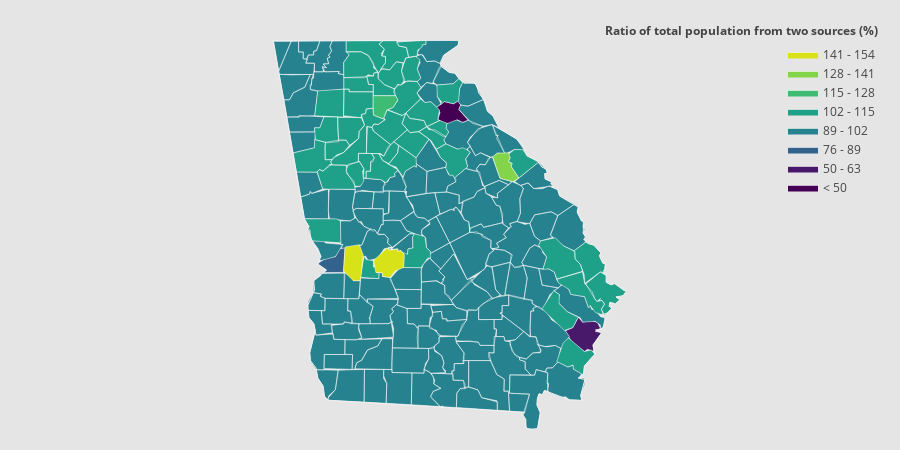

Source (notebook cell):
### Markdown cell above
<br><hr><br>

### Code cell
make_plot(fips, values, num_bins, title)

### Figure 1 — Plotly figure (JSON) as saved in the notebook; plotly's stock layout.template omitted (floating-point values rounded to 4 significant figures; data arrays with more than 128 entries replaced by an {"elided": "..."} marker saying what was removed)
{"data": [{"fill": "toself", "fillcolor": "rgb(68, 1, 84)", "hoverinfo": "none", "line": {"color": "rgb(255,255,255)", "width": 0.5}, "mode": "lines", "name": "< 50", "type": "scatter", "x": [-83.4, -83.3, -83.17, -83.11, -83.08, -83.1, -82.98, -83.05, -83.12, -83.22, -83.29, -83.39, -83.36, -83.4, null], "y": [34.2, 34.26, 34.24, 34.27, 34.22, 34.17, 34.04, 34.02, 34.05, 34.0, 34.01, 34.05, 34.14, 34.2, null]}, {"fill": "toself", "fillcolor": "rgb(72, 24, 106)", "hoverinfo": "none", "line": {"color": "rgb(255,255,255)", "width": 0.5}, "mode": "lines", "name": "50 - 63", "type": "scatter", "x": [-81.28, -81.28, -81.27, -81.27, -81.28, null, -81.67, -81.57, -81.49, -81.43, -81.32, -81.23, -81.19, -81.26, -81.18, -81.29, -81.28, -81.37, -81.41, -81.58, -81.67, null], "y": [31.31, 31.31, 31.31, 31.3, 31.31, null, 31.54, 31.58, 31.7, 31.64, 31.66, 31.64, 31.57, 31.53, 31.52, 31.37, 31.29, 31.32, 31.29, 31.4, 31.54, null]}, {"fill": "toself", "fillcolor": "rgb(66, 64, 134)", "hoverinfo": "none", "line": {"color": "rgb(255,255,255)", "width": 0.5}, "mode": "lines", "name": "63 - 76", "type": "scatter", "x": [], "y": []}, {"fill": "toself", "fillcolor": "rgb(51, 99, 141)", "hoverinfo": "none", "line": {"color": "rgb(255,255,255)", "width": 0.5}, "mode": "lines", "name": "76 - 89", "type": "scatter", "x": [-85.01, -84.88, -84.77, -84.72, -84.64, -84.66, -84.92, -84.89, -85.01, null], "y": [32.34, 32.41, 32.42, 32.51, 32.53, 32.23, 32.23, 32.26, 32.34, null]}, {"fill": "toself", "fillcolor": "rgb(38, 130, 142)", "hoverinfo": "none", "line": {"color": "rgb(255,255,255)", "width": 0.5}, "mode": "lines", "name": "89 - 102", "type": "scatter", "x": {"elided": "1408 float values"}, "y": {"elided": "1408 float values"}}, {"fill": "toself", "fillcolor": "rgb(31, 160, 136)", "hoverinfo": "none", "line": {"color": "rgb(255,255,255)", "width": 0.5}, "mode": "lines", "name": "102 - 115", "type": "scatter", "x": {"elided": "532 float values"}, "y": {"elided": "532 float values"}}, {"fill": "toself", "fillcolor": "rgb(63, 188, 115)", "hoverinfo": "none", "line": {"color": "rgb(255,255,255)", "width": 0.5}, "mode": "lines", "name": "115 - 128", "type": "scatter", "x": [-84.26, -84.26, -83.96, -83.93, -83.99, -84.08, -84.12, -84.1, -84.25, -84.26, null], "y": [34.21, 34.34, 34.33, 34.29, 34.2, 34.16, 34.07, 34.05, 34.1, 34.21, null]}, {"fill": "toself", "fillcolor": "rgb(132, 212, 75)", "hoverinfo": "none", "line": {"color": "rgb(255,255,255)", "width": 0.5}, "mode": "lines", "name": "128 - 141", "type": "scatter", "x": [-82.65, -82.58, -82.43, -82.41, -82.44, -82.38, -82.4, -82.29, -82.37, -82.55, -82.65, null], "y": [33.61, 33.65, 33.66, 33.6, 33.55, 33.53, 33.49, 33.35, 33.31, 33.35, 33.61, null]}, {"fill": "toself", "fillcolor": "rgb(216, 226, 25)", "hoverinfo": "none", "line": {"color": "rgb(255,255,255)", "width": 0.5}, "mode": "lines", "name": "141 - 154", "type": "scatter", "x": [-84.05, -84.0, -84.0, -84.05, -84.05, null, -84.25, -84.07, -84.03, -83.92, -83.93, -83.88, -83.84, -83.85, -83.97, -84.03, -84.13, -84.13, -84.22, -84.25, null, -84.66, -84.64, -84.44, -84.39, -84.43, -84.53, -84.66, null], "y": [32.53, 32.53, 32.52, 32.52, 32.53, null, 32.37, 32.52, 32.5, 32.51, 32.48, 32.49, 32.44, 32.29, 32.25, 32.17, 32.19, 32.23, 32.23, 32.37, null, 32.25, 32.53, 32.56, 32.44, 32.13, 32.13, 32.25, null]}, {"fill": "toself", "fillcolor": "rgb(253, 231, 37)", "hoverinfo": "none", "line": {"color": "rgb(255,255,255)", "width": 0.5}, "mode": "lines", "name": "> 154", "type": "scatter", "x": [], "y": []}, {"hoverinfo": "text", "legendgroup": "centroids", "marker": {"color": "white", "opacity": 0}, "mode": "markers", "name": "US Counties", "selected": {"marker": {"color": "white", "opacity": 1, "size": 3}}, "showlegend": false, "text": {"elided": "159 str values"}, "type": "scatter", "unselected": {"marker": {"opacity": 0}}, "x": {"elided": "159 float values"}, "y": {"elided": "159 float values"}}, {"hoverinfo": "text", "legendgroup": "States", "line": {"color": "rgb(240, 240, 240)", "width": 1}, "mode": "lines", "showlegend": false, "type": "scatter", "x": [-81.28, -81.28, -81.27, -81.27, -81.28, null, -85.61, -83.1, -83.11, -83.31, -83.35, -83.34, -83.23, -83.16, -83.03, -82.9, -82.86, -82.84, -82.75, -82.72, -82.64, -82.56, -82.32, -82.25, -82.19, -82.05, -81.99, -81.93, -81.91, -81.94, -81.94, -81.85, -81.86, -81.83, -81.85, -81.77, -81.74, -81.49, -81.5, -81.42, -81.43, -81.39, -81.42, -81.37, -81.28, -81.19, -81.21, -81.16, -81.13, -81.12, -81.16, -81.12, -81.12, -81.05, -81.0, -80.88, -80.84, -80.88, -80.98, -80.93, -80.99, -81.07, -81.08, -81.04, -81.1, -81.2, -81.13, -81.13, -81.17, -81.26, -81.18, -81.29, -81.27, -81.41, -81.42, -81.49, -81.4, -81.46, -81.44, -81.61, -81.95, -81.97, -82.02, -82.04, -82.05, -82.01, -82.04, -82.16, -82.2, -82.2, -82.24, -82.21, -84.86, -84.91, -84.94, -85.01, -85.03, -85.11, -85.11, -85.04, -85.06, -85.13, -85.14, -85.05, -85.06, -84.89, -85.01, -84.96, -85.11, -85.11, -85.14, -85.12, -85.18, -85.61, null, null], "y": [31.31, 31.31, 31.31, 31.3, 31.31, null, 34.98, 35.0, 34.93, 34.81, 34.73, 34.68, 34.61, 34.6, 34.48, 34.49, 34.46, 34.37, 34.27, 34.15, 34.09, 33.95, 33.82, 33.75, 33.62, 33.56, 33.49, 33.46, 33.41, 33.41, 33.34, 33.31, 33.29, 33.26, 33.25, 33.22, 33.14, 33.01, 32.94, 32.82, 32.7, 32.65, 32.63, 32.58, 32.56, 32.46, 32.42, 32.34, 32.34, 32.29, 32.24, 32.19, 32.12, 32.09, 32.1, 32.02, 32.02, 31.96, 31.94, 31.91, 31.86, 31.88, 31.83, 31.81, 31.75, 31.72, 31.7, 31.63, 31.56, 31.55, 31.52, 31.37, 31.26, 31.12, 31.02, 30.98, 30.96, 30.77, 30.71, 30.72, 30.83, 30.78, 30.79, 30.73, 30.66, 30.56, 30.38, 30.36, 30.4, 30.49, 30.54, 30.57, 30.71, 30.75, 30.88, 30.97, 31.1, 31.19, 31.28, 31.54, 31.62, 31.69, 31.84, 32.02, 32.13, 32.26, 32.33, 32.42, 32.64, 32.74, 32.76, 32.77, 32.86, 34.98, null, null]}], "layout": {"annotations": [{"showarrow": false, "text": "<b>Ratio of total population from two sources (%)</b>", "x": 1, "xanchor": "right", "xref": "paper", "y": 1.05, "yref": "paper"}], "dragmode": "select", "height": 450, "hovermode": "closest", "legend": {"traceorder": "reversed", "x": 1, "xanchor": "right", "y": 1, "yanchor": "top"}, "margin": {"b": 20, "l": 20, "r": 20, "t": 40}, "paper_bgcolor": "rgb(229,229,229)", "plot_bgcolor": "rgb(229,229,229)", "width": 900, "xaxis": {"autorange": false, "fixedrange": true, "range": [-89.02, -77.42], "showgrid": false, "showticklabels": false, "type": "linear", "zeroline": false}, "yaxis": {"autorange": false, "fixedrange": true, "range": [30.36, 35.0], "showgrid": false, "showticklabels": false, "type": "linear", "zeroline": false}}}
